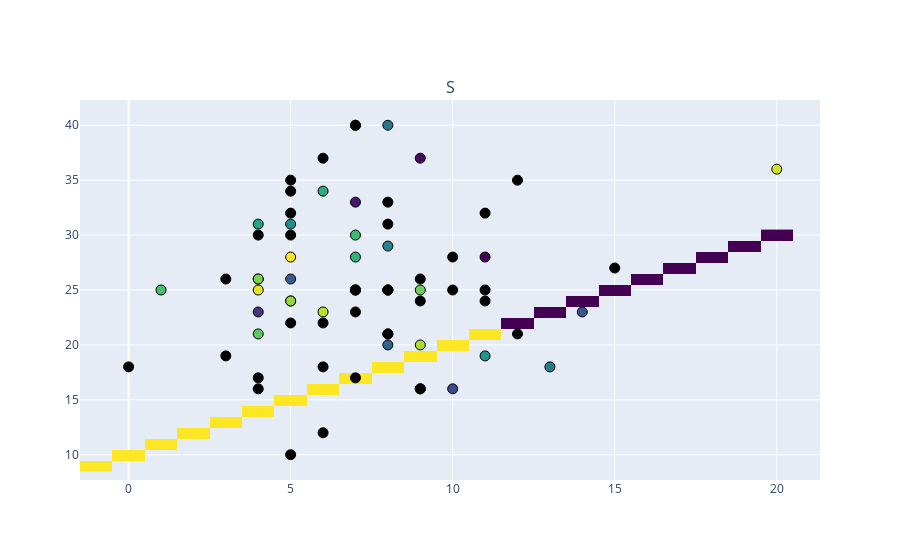

The cell this chart's notebook holds for it:
### Code cell
import plotly.offline as py
py.init_notebook_mode(connected=True)

py.iplot(fig)

### Figure 1 — Plotly figure (JSON) as saved in the notebook; plotly's stock layout.template omitted (floating-point values rounded to 4 significant figures; data arrays with more than 128 entries replaced by an {"elided": "..."} marker saying what was removed)
{"data": [{"colorscale": [[0, "#440154"], [0.1111, "#482878"], [0.2222, "#3e4989"], [0.3333, "#31688e"], [0.4444, "#26828e"], [0.5556, "#1f9e89"], [0.6667, "#35b779"], [0.7778, "#6ece58"], [0.8889, "#b5de2b"], [1, "#fde725"]], "showscale": false, "type": "heatmap", "x": [-1, 0, 1, 2, 3, 4, 5, 6, 7, 8, 9, 10, 11, 12, 13, 14, 15, 16, 17, 18, 19, 20], "xaxis": "x", "y": [9, 10, 11, 12, 13, 14, 15, 16, 17, 18, 19, 20, 21, 22, 23, 24, 25, 26, 27, 28, 29, 30, 31, 32, 33, 34, 35, 36, 37, 38, 39, 40], "yaxis": "y", "z": {"elided": "704 int values"}}, {"marker": {"color": [9, 10, 11, 12, 13, 14, 15, 16, 17, 18, 19, 20, 21, 22, 23, 24, 25, 26, 27, 28, 29, 30, 31, 32, 33, 34, 35, 36, 37, 38, 39, 40], "colorscale": [[0, "#440154"], [0.1111, "#482878"], [0.2222, "#3e4989"], [0.3333, "#31688e"], [0.4444, "#26828e"], [0.5556, "#1f9e89"], [0.6667, "#35b779"], [0.7778, "#6ece58"], [0.8889, "#b5de2b"], [1, "#fde725"]], "line": {"color": "black", "width": 1}, "size": 10}, "mode": "markers", "showlegend": false, "type": "scatter", "x": [11, 9, 7, 5, 7, 4, 7, 10, 14, 5, 8, 7, 8, 13, 8, 5, 11, 4, 4, 6, 7, 7, 1, 4, 9, 4, 5, 9, 6, 20, 4, 5, 11, 8, 7, 5, 5, 8, 5, 6, 5, 3, 4, 9, 7, 10, 11, 7, 8, 5, 8, 4, 12, 8, 0, 6, 9, 7, 6, 5, 10, 9, 11, 6, 4, 9, 12, 3, 15, 8, 8], "xaxis": "x", "y": [28, 37, 33, 24, 25, 23, 40, 16, 23, 26, 20, 25, 40, 18, 29, 31, 19, 26, 31, 34, 28, 30, 25, 21, 25, 26, 24, 20, 23, 36, 25, 28, 24, 25, 25, 10, 22, 25, 32, 12, 34, 26, 17, 16, 40, 25, 25, 23, 33, 30, 31, 16, 21, 25, 18, 22, 26, 17, 37, 35, 28, 16, 32, 18, 30, 24, 35, 19, 27, 21, 21], "yaxis": "y"}], "layout": {"annotations": [{"font": {"size": 16}, "showarrow": false, "text": "S", "x": 0.5, "xanchor": "center", "xref": "paper", "y": 1, "yanchor": "bottom", "yref": "paper"}], "xaxis": {"anchor": "y", "domain": [0, 1]}, "yaxis": {"anchor": "x", "domain": [0, 1]}}}
